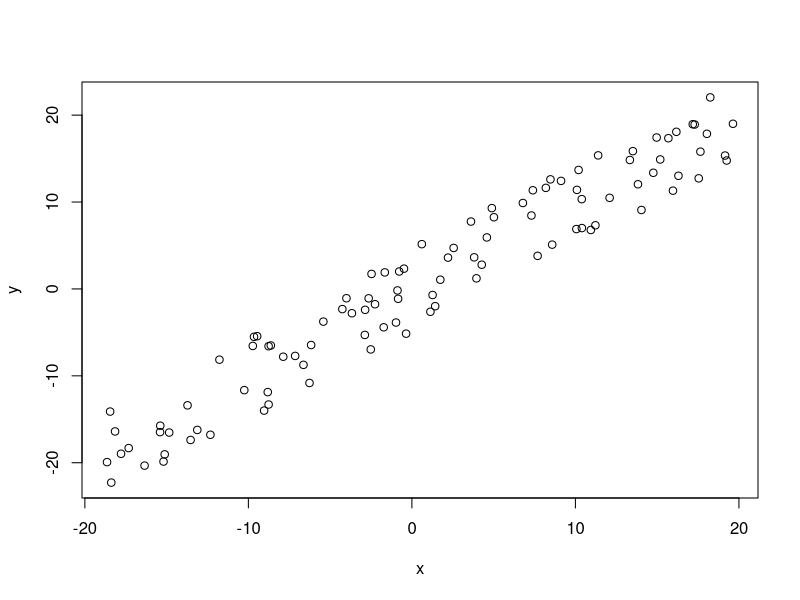

The R source for this figure: (Note: this script raises an error after producing the figure.)
#minimize the maximum error
min_maxError=function(x,y){
  n=length(x)
  f=c(0,0,1)
  #three variables, a, b, and θ(max error)
  ONE=rep(1,n)
  A.up=cbind(x,ONE,-ONE)
  A.dn=cbind(x,ONE,ONE)
  A=rbind(A.up,A.dn)
  dir=c(rep("<=",n),rep(">=",n))
  rhs=c(y,y)
  lp("min",f,A,dir,rhs)$solution
}
x=runif(100,min=-20,max=20)
z=runif(100,min=-5,max=5)
y=x+z
plot(x,y)
min_maxError(x,y)